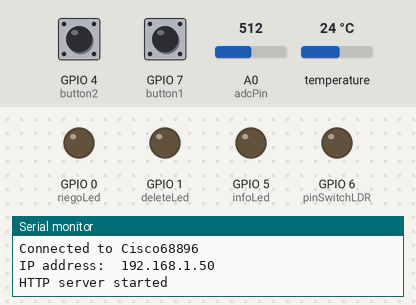
The sketch below on a simulated ESP8266 (NodeMCU). On the bench: output pins drawn as LEDs (lit = HIGH), the last lines printed to the serial monitor. Dashed ring = blinking. The test bench sets the inputs (shaded band); at power-on: GPIO 4 (button2) LOW, A0 (adcPin) = 512, GPIO 7 (button1) LOW, temperature 24 °C. WiFi joins after 1.5 s; servers stay silent unless stated; uploads are accepted with an empty reply; storage starts empty; pins used as bus, display or sensor lines are not drawn.

Above: at 2.7 s.
2.8 s: GPIO 4 (button2) pulled HIGH for 0.15 s
At 3.2 s:
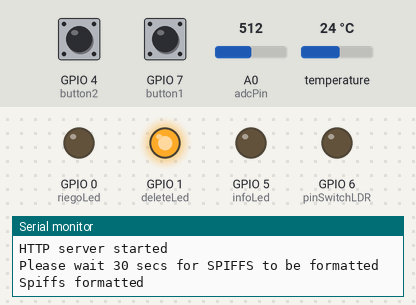
8.3 s: A0 (adcPin) set to 435
21.3 s: A0 (adcPin) set to 403
At 26.62 s:
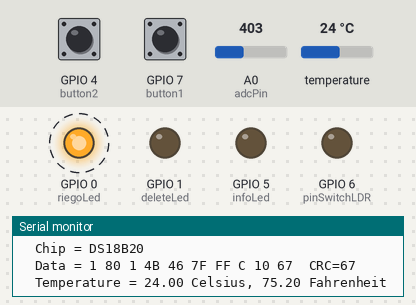
30.3 s: A0 (adcPin) set to 306
At 36.94 s:
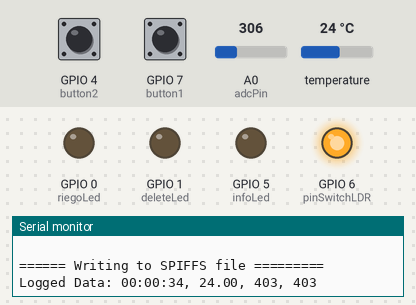
40.6 s: GPIO 4 (button2) pulled HIGH for 1 s
At 41.0 s:
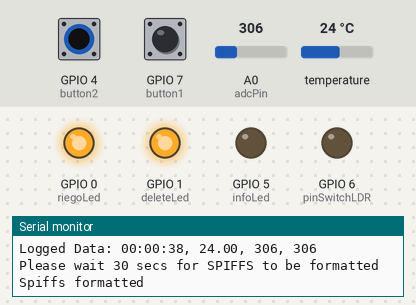
Timing chart, 0 to 55.5 s (numbered marks = the images above; inputs shaded):
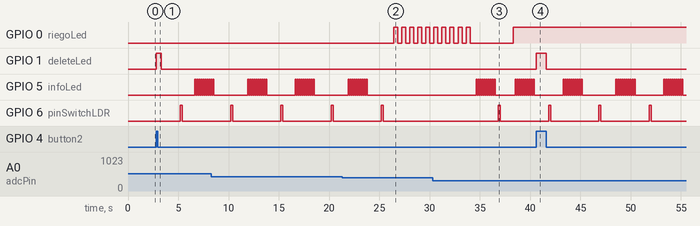

Measured:
- the behaviour switches between 421 and 420 on A0 (adcPin) (found by bisection; images 1 and 2)
- after the input at 2.8 s, GPIO 1 (deleteLed): LOW → HIGH at once, → LOW 0.50 s later
- after the input at 21.3 s, GPIO 0 (riegoLed): alternates HIGH for 0.40 s and LOW for 0.40 s, starting after 5.1 s; GPIO 5 (infoLed): goes on until 23.8 s, then stays LOW
- after the input at 30.3 s, GPIO 0 (riegoLed): goes on until 38.3 s, then stays HIGH
- after the input at 40.6 s, GPIO 1 (deleteLed): LOW → HIGH at once, → LOW 1.0 s later
- by itself, GPIO 6 (pinSwitchLDR): alternates HIGH for 0.20 s and LOW for 4.8 s

The sketch:

germinatorII.ino
```cpp
/**
 Porruino <josepedrodiaz@gmail.com>
 Created on: 2017
**/
#include <ESP8266WiFi.h> // Basic Esp class
#include <ESP8266WiFiMulti.h> //Save múltiple APs access Data
#include <ESP8266HTTPClient.h>// HTTP POST json to Ubidots
#include <FS.h> // SPIFFS class
/* Web SERVER */
#include <WiFiClient.h>
#include <ESP8266WebServer.h>   // Include the WebServer library

/******************** ONE WIRE DS18b20************************************************/
// First we include the libraries
#include <OneWire.h>
#include <DallasTemperature.h>
/********************************************************************/
// Data wire is plugged into pin 2 on the ESP
#define ONE_WIRE_BUS 2
/********************************************************************/
// Setup a oneWire instance to communicate with any OneWire devices
// (not just Maxim/Dallas temperature ICs)
OneWire ds(ONE_WIRE_BUS);
/********************************************************************/


/******************** WIFI client multiple APs ************************************************/
ESP8266WiFiMulti WiFiMulti;
// Inicializa la clase que permite configurar multiples APs
// Se conecta a la red con mayor nivel de señal


/******************** Start Web Server on port 80 ************************************************/
ESP8266WebServer server(80);    // Create a webserver object that listens for HTTP request on port 80
void handleRoot();              // function prototypes for HTTP handlers
void handleNotFound();


unsigned long ultimo_update = 0;
//inicializa la variable que controla los millis() desde el ultimo posteo a ubidots
/*
   Estas variables manejan los períodos del loop y se tocan siempre
   para debuggear
*/
unsigned long periodo_update = 5000;
// Período de posteos a Ubidot en milisegundos 900.000 = 15 minutos

//Período de delay pre y post lectura del pin ADC para que no se sobrepongan las lecturas
int analogReadDelay = 100;


/*
******************** ASIGNACIÓN DE PINES ************************************************
*/
int adcPin = A0; //ADC (LDR/Sensor de humedad del suelo)
int pinSwitchLDR = 6; // El pin que activa el sensor LDR
int pinSwitchSensorHumedadSuelo = 3; // El pin que activa el sensor de humedad en suelo

// LEDs
int infoLed = 5; //info led
int riegoLed = 0; //info agua led
int deleteLed = 1; //Format info led

/*
******************** BOTONES ************************************************
*/

/*
 * Button on GPIO16 - Manda datos.csv al Serial
 */
 int button1 = 7;

/*
 * Button on GPIO14 - FORMATEA EL SISTEMA DE ARCHIVOS SPIFFS
 * Este botón está marcado con un cuadrado negro abajo en el protoboard (J/55 más o menos)
 */
int button2 = 4;

/*
   Flag para formatear la memoria SPIFFS
*/

int button2State = 0; // button to format

void setup() {
  /*
     General Setup
  */

  // Init LEDs
  pinMode(infoLed, OUTPUT); // led de info
  pinMode(riegoLed, OUTPUT); // led de agua info
  pinMode(deleteLed, OUTPUT); // le de delete SPIFFS info

  // Init buttons
  pinMode(button2, INPUT);
  pinMode(button1, INPUT);

  //GPIOs
  pinMode(pinSwitchSensorHumedadSuelo, OUTPUT);
  pinMode(pinSwitchLDR, OUTPUT);

  //Start Serial
  Serial.begin(115200);

  Serial.print("OKOKOKOKOKOKOKOKOKOKOKOKOKOKOK OK ");

  //Add routers/APs
  WiFiMulti.addAP("Cisco68896", "elperrococoliso"); // Router principal @casita
  WiFiMulti.addAP("CeluP", "cocoliso"); // AP Mobile Pedro
  WiFiMulti.addAP("cocina", "gatolagarto"); // Router cocina
  WiFiMulti.addAP("Dormi Nieco", "gatolagarto"); // Router Dormitorio Nieco

  //Start SPIFFS file system
  SPIFFS.begin();


  // WEB SERVER
  Serial.println("Connecting ...");
  int i = 0;
  while (WiFiMulti.run() != WL_CONNECTED) { // Wait for the Wi-Fi to connect: scan for Wi-Fi networks, and connect to the strongest of the networks above
    delay(250);
    Serial.print('.');
  }
  Serial.println('\n');
  Serial.print("Connected to ");
  Serial.println(WiFi.SSID());              // Tell us what network we're connected to
  Serial.print("IP address:\t");
  Serial.println(WiFi.localIP());           // Send the IP address of the ESP8266 to the computer
  server.on("/", handleRoot);               // Call the 'handleRoot' function when a client requests URI "/"
  server.onNotFound(handleNotFound);        // When a client requests an unknown URI (i.e. something other than "/"), call function "handleNotFound"
  server.serveStatic("/data.csv", SPIFFS, "/data.csv"); //Apunta una URL a un archivo del sistema de archivos SPIFFS
  server.begin();                           // Actually start the server
  Serial.println("HTTP server started");
}

void loop() {

  /*
     WEB Server
  */
  server.handleClient();                    // Listen for HTTP requests from clients


  /*
     LOG DATA on SPIFFS
    Imprime el log en el puerto Serial
  */
  boolean button1State = digitalRead(button1);

  if (button1State == HIGH) { //al presionar button1 escribe data loggeada en el puerto serie

    logData("", "R");
    delay(100);

  }


  /*
     FORMATEA SPIFFS al presionar button 2
  */

  // read the state of the pushbutton value:
  button2State = digitalRead(button2);
  if (button2State == HIGH) {
    /*
       Format SPIFFS
    */
    Serial.println("Please wait 30 secs for SPIFFS to be formatted");
    SPIFFS.format();
    Serial.println("Spiffs formatted");
    // turn LED on:
    digitalWrite(deleteLed, HIGH);
    delay(500);
    digitalWrite(deleteLed, LOW);
  } else {
    // turn LED off:
    digitalWrite(deleteLed, LOW);
  }

  unsigned long milis = millis();

  if ((milis - ultimo_update) >= periodo_update) { //timer


    ultimo_update = millis();//update timer


    /******************** Write LOG  ************************************************/

    /*
       Log data generation
    */


    int sensorHumedadSueloVal = adcRead(pinSwitchSensorHumedadSuelo); //read Sensor humedad val

    int sensorLDRVal = adcRead(pinSwitchLDR); //read Sensor LDR

    float temp = getTemp(); // get sensor Temp DS18b20

    String tempToPost = String(temp); // Temperature to post to Ubidots

    /*
       Proceso las señales visuales (leds) si se necesita riego
    */
    if (!infoRiego(sensorHumedadSueloVal)) {
      Serial.println("");
      Serial.println("ERROR procesando info de Riego");
    }

    /*
       Print sensor values to Serial
    */
    Serial.println("");
    Serial.println("Info de Sensores");
    Serial.println("LDR val: " + String(sensorLDRVal));
    Serial.println("Sensor Humedad val: " + String(sensorHumedadSueloVal));
    Serial.println("DS18b20 val: " + tempToPost);
    Serial.println("");

    /*
       Log data to an csv (SPIFFS)
    */
    String logTxt = getUptime() + ", " + tempToPost + ", " + sensorHumedadSueloVal + ", " + sensorLDRVal;
    logData(logTxt , "W");


    /******************** wait for WiFi connection  ************************************************/
    if ((WiFiMulti.run() == WL_CONNECTED)) {


      /******************** Arma String de posteo http a Ubidots  ************************************************/
      String postUrl = "http://things.ubidots.com/api/v1.6/collections/values"  ;
      // URL base de Ubidots para postear la colección de valores

      //Formato para postear colecciones (múltiples variables) >> '[{"variable": "547518da762542016381b2e9", "value":12}, {"variable": "547518e27625427f85fca05d", "value":43}]'
      String postValues = "[{\"variable\": \"5a0cc810c03f977f9aee886c\", \"value\":" + String(sensorLDRVal) + "},"; //variable Sensor LDR
      postValues += "{\"variable\": \"5a1f786ec03f972f26b5c9a1\", \"value\":" + String(sensorHumedadSueloVal) + "},"; //variable Sensor humedad del suelo
      postValues +=  "{\"variable\": \"5a051dccc03f97100985b714\", \"value\":" + String(millis()) + "},"; //variable Millis
      postValues +=  "{\"variable\": \"5a183b39c03f975427e80c5e\", \"value\":" + tempToPost + "}]"; //variable Temperatura DS18b20


      int content_lenght = postValues.length();
      //cuenta el total de caracteres del String del POST para enviarlo como contenido del Header


      /******************** Ubidots Device Post ************************************************/
      HTTPClient http;
      http.begin(postUrl);
      http.addHeader("Content-Type", "application/json");
      http.addHeader("X-Auth-Token", "A1E-atyjY8PBDzlwd99sAf0o5TJ49O0dc0");
      http.addHeader("Content-Length", String(content_lenght));
      http.POST(postValues);
      http.writeToStream(&Serial);
      http.end();


      /*
         guiña un led
         @param guinios ( int  - veces que se enciende)
         @param periodo (int - periodo entre guinios)
         @param ledId (str - cadena identificadora del led de información que guiñará)
      */
      guiniaLed(10, 100, infoLed);//avisa que posteó a Ubidots

    }//end timer between posts to Ubidots

  }//End Wait for Wifi Connection

}//End Loop
```

ds18b20.ino
```cpp
/******************** Sensor de TEMPERATURA ************************************************/
/* Variables usadas por la siguiente función getTemp
 * Las quito de la funcionp ara qu eno se recreen todo el tiempo
 */
  byte i;
  byte present = 0;
  byte type_s;
  byte data[12];
  byte addr[8];
  float celsius, fahrenheit;


/*
 * Devuelve un float con la tenperatura en grados celcius
 */
float getTemp(){

  if ( !ds.search(addr)) {
    Serial.println("No more addresses.");
    Serial.println();
    ds.reset_search();
    delay(250);
  }

  Serial.print("ROM =");
  for( i = 0; i < 8; i++) {
    Serial.write(' ');
    Serial.print(addr[i], HEX);
  }

  if (OneWire::crc8(addr, 7) != addr[7]) {
      Serial.println("CRC is not valid!");
  }
  Serial.println();

  // the first ROM byte indicates which chip
  switch (addr[0]) {
    case 0x10:
      Serial.println("  Chip = DS18S20");  // or old DS1820
      type_s = 1;
      break;
    case 0x28:
      Serial.println("  Chip = DS18B20");
      type_s = 0;
      break;
    case 0x22:
      Serial.println("  Chip = DS1822");
      type_s = 0;
      break;
    default:
      Serial.println("Device is not a DS18x20 family device.");
  }

  ds.reset();
  ds.select(addr);
  ds.write(0x44, 1);        // start conversion, with parasite power on at the end

  delay(1000);     // maybe 750ms is enough, maybe not
  // we might do a ds.depower() here, but the reset will take care of it.

  present = ds.reset();
  ds.select(addr);
  ds.write(0xBE);         // Read Scratchpad

  Serial.print("  Data = ");
  Serial.print(present, HEX);
  Serial.print(" ");
  for ( i = 0; i < 9; i++) {           // we need 9 bytes
    data[i] = ds.read();
    Serial.print(data[i], HEX);
    Serial.print(" ");
  }
  Serial.print(" CRC=");
  Serial.print(OneWire::crc8(data, 8), HEX);
  Serial.println();

  // Convert the data to actual temperature
  // because the result is a 16 bit signed integer, it should
  // be stored to an "int16_t" type, which is always 16 bits
  // even when compiled on a 32 bit processor.
  int16_t raw = (data[1] << 8) | data[0];
  if (type_s) {
    raw = raw << 3; // 9 bit resolution default
    if (data[7] == 0x10) {
      // "count remain" gives full 12 bit resolution
      raw = (raw & 0xFFF0) + 12 - data[6];
    }
  } else {
    byte cfg = (data[4] & 0x60);
    // at lower res, the low bits are undefined, so let's zero them
    if (cfg == 0x00) raw = raw & ~7;  // 9 bit resolution, 93.75 ms
    else if (cfg == 0x20) raw = raw & ~3; // 10 bit res, 187.5 ms
    else if (cfg == 0x40) raw = raw & ~1; // 11 bit res, 375 ms
    //// default is 12 bit resolution, 750 ms conversion time
  }
  celsius = (float)raw / 16.0;
  fahrenheit = celsius * 1.8 + 32.0;
  Serial.print("  Temperature = ");
  Serial.print(celsius);
  Serial.print(" Celsius, ");
  Serial.print(fahrenheit);
  Serial.println(" Fahrenheit");

  return celsius; // este es el eunico dato que usa Porruino

  }
```

functions.ino
```cpp
/*
 * guiña un led
 * @param guinios ( int  - veces que se enciende)
 * @param periodo (int periodo entre guinios)
 */
bool guiniaLed(int guinios, int periodo, int led){

          guinios = guinios * 2 - 1;

          for (int i=0; i <= guinios; i++){ // 3 blinks

            digitalWrite(led, !digitalRead(led));
            delay(periodo);

          }

          return true;

         }

/*
 * Esta funcion lee y devuelve el valor del pin ADC analog(0)
 */
int adcRead(int pin){

  int val;

  digitalWrite(pin, HIGH);
  delay(analogReadDelay);
  val = analogRead(adcPin);
  delay(analogReadDelay);
  digitalWrite(pin, LOW);

  return val;
  }
```

getUptime.ino
```cpp
//######################################## SERIALCHECK ^^^^  #################################
//############################################ UPTIME vvvvv  #################################
String getUptime()
{
 long days=0;
 long hours=0;
 long mins=0;
 long secs=0;

 secs = millis()/1000; //convect milliseconds to seconds
 mins=secs/60; //convert seconds to minutes
 hours=mins/60; //convert minutes to hours
 days=hours/24; //convert hours to days
 secs=secs-(mins*60); //subtract the coverted seconds to minutes in order to display 59 secs max
 mins=mins-(hours*60); //subtract the coverted minutes to hours in order to display 59 minutes max
 hours=hours-(days*24); //subtract the coverted hours to days in order to display 23 hours max

 //Display results
 String response = "";
   if (days>0) // days will displayed only if value is greater than zero
 {
   response += days;
   response += " day/s and ";
 }

 if(hours < 10){
   response += "0";
   response += hours;
 }else{
   response += hours;
   }
 response += ":";

 if(mins < 10){
   response += "0";
   response += mins;
 }else{
   response += mins;
   }
 response += ":";

 if(secs < 10){
   response += "0";
   response += secs;
 }else{
   response += secs;
   }

 return response;
}
//############################################ UPTIME ^^^^  #################################
```

infoRiego.ino
```cpp
/*
 * De acuerdo a la lectura del sensor de humedad del suelo
 * blink el led de aviso de riego
 */
bool infoRiego(int sensorHumedadSueloVal){

  int guinios; // número de guinios que hará el led de info

  //Las mediciones en la maceta arrojan resultados entre 70 y 556
  // pero por debajo de 420 ya esta muy seca la tierra

  if( sensorHumedadSueloVal > 420){
      //no hay señal de led si esta bien regado
      digitalWrite(riegoLed, LOW);
    } else if ( sensorHumedadSueloVal <= 420 && sensorHumedadSueloVal >= 400 ){
      guinios = 10;
      guiniaLed(guinios, 400, riegoLed);
    } else if ( sensorHumedadSueloVal < 400 ){
      digitalWrite(riegoLed, HIGH);
    }

      return true;

  }
```

logData.ino
```cpp
/******************** LOG ************************************************/
/* Vamos a escribir en un archivo txt el registro de la temperatura y de la luz,
 *  para mantenerlo aun estando offline.
 */
bool logData(String data, char* mod){

  Serial.println(" ");//Just a line break

  // open file for writing
  File f = SPIFFS.open("/data.csv", "a+"); // "a+" Opens a file for reading and appending.

  if (!f) {
      Serial.println("file open failed (a)");
  }

  if(mod == "W"){

    Serial.println("====== Writing to SPIFFS file ========="); // Serial info
    f.println(data);//write data to file
    Serial.println("Logged Data: " + data); // Serial info

  }else if (mod == "R"){

        Serial.println("====== Reading from SPIFFS file data.csv =======");
        /*
         * Señal visible (parpadea Led)
         */
        for(int i = 10; i > 0; i--){
          guiniaLed(1,i*10, infoLed);
          }

        // write i strings to Serial
        for (int i=1; i<=700; i++){
          String s=f.readStringUntil('\n');
          int stringLength = s.length();
          if( stringLength > 1 ){
              //Serial.print(i);
              //Serial.print(":");
              Serial.println(s);
            } else {
            Serial.print(".");
            }
        }

       /*
         * Señal visible (parpadea Led)
         */
        for(int i = 10; i > 0; i--){
          guiniaLed(1,i*10, infoLed);
          }


  }


      f.close();

      return true;
  }
```

webServer.ino
```cpp
void handleRoot() {
  server.send(200, "text/html", "<a href=\"/data.csv\">Descargar data.csv</a>");   // Send HTTP status 200 (Ok) and send some text to the browser/client
}

void handleNotFound(){
  server.send(404, "text/plain", "404: Not found"); // Send HTTP status 404 (Not Found) when there's no handler for the URI in the request
}
```
